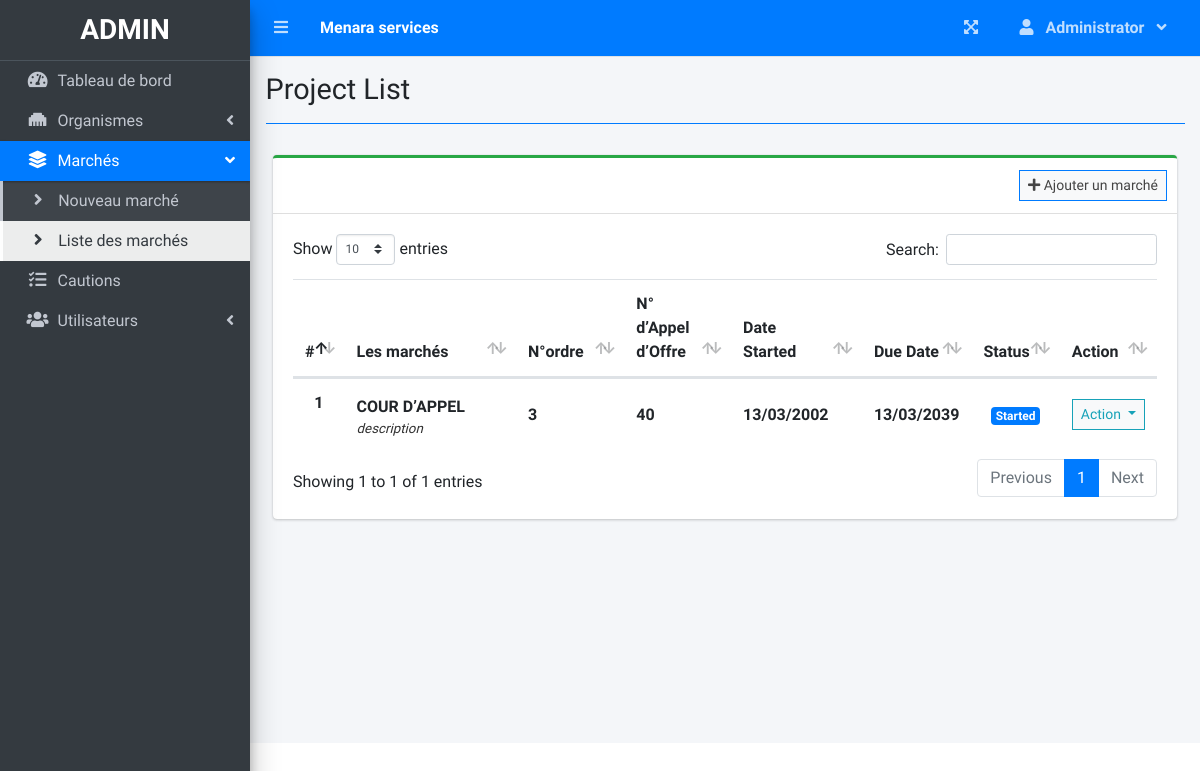
Page /index.php?page=project_list (signed in) on the earlier database version.
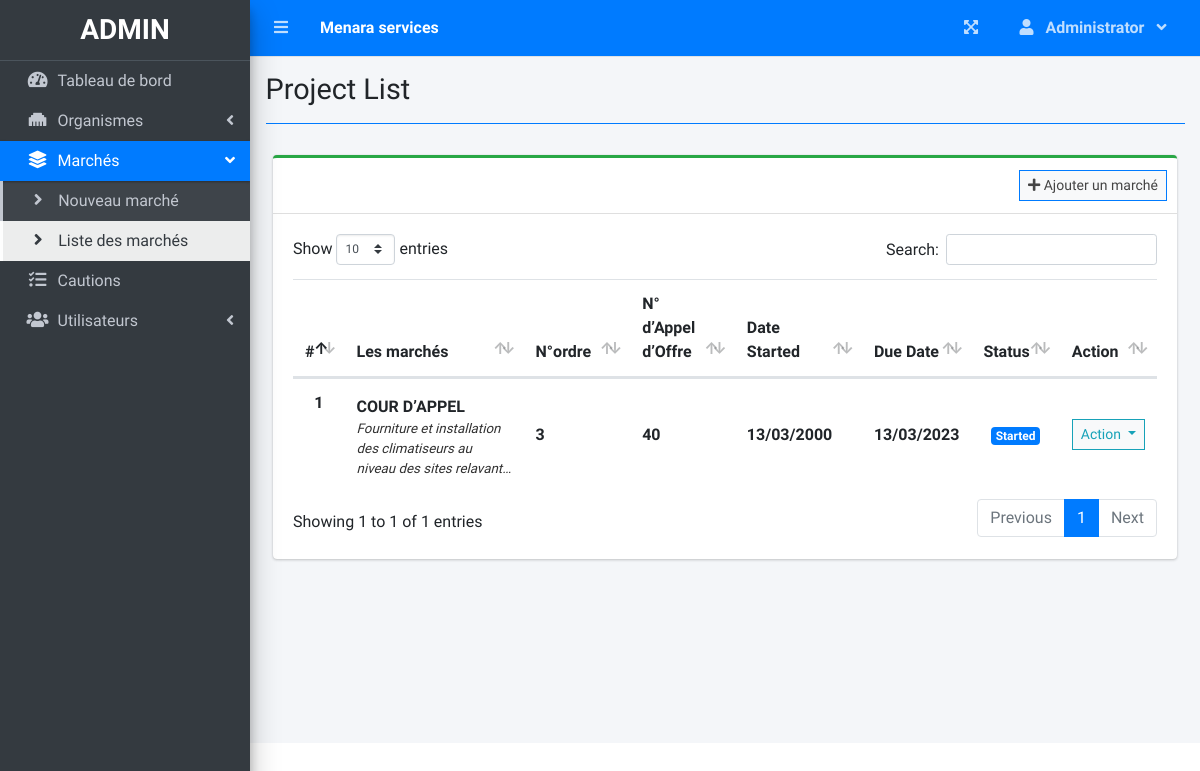
Same page on the later database version.
### tables this page shows
CREATE TABLE `project_list` (
  `id` int(30) NOT NULL,
  `name` varchar(255) NOT NULL,
  `description` text NOT NULL,
  `status` tinyint(2) NOT NULL,
  `start_date` date NOT NULL,
  `end_date` date NOT NULL,
  `manager_id` int(30) NOT NULL,
  `user_ids` text NOT NULL,
  `date_created` datetime NOT NULL DEFAULT current_timestamp(),
  `num_ordr` int(11) NOT NULL,
  `num_offr` varchar(20) NOT NULL,
  `ctn` float NOT NULL,
  `est` float NOT NULL,
  `est_min` float NOT NULL,
  `est_max` float NOT NULL,
  `ville` varchar(100) NOT NULL,
  `hr` time NOT NULL,
  `qc` varchar(255) NOT NULL,
  `org_id` text NOT NULL
);

CREATE TABLE `org` (
  `id` int(11) NOT NULL,
  `name` text NOT NULL,
  `email` varchar(255) NOT NULL,
  `num` varchar(100) NOT NULL
);

### project_list.php (the view, shortened to what this page needs)
<?php include'db_connect.php' ?>
<div class="col-lg-12">
	<div class="card card-outline card-success">
		<div class="card-header">
            <?php if($_SESSION['login_type'] != 3): ?>
			<div class="card-tools">
				<a class="btn btn-block btn-sm btn-default btn-flat border-primary" href="./index.php?page=new_project"><i class="fa fa-plus"></i> Ajouter un marché</a>
			</div>
            <?php endif;
			?>
		</div>
		<div class="card-body">
			<table class="table tabe-hover table-condensed" id="list">
				<colgroup>
					<col width="5%">
					<col width="35%">
					<col width="15%">
					<col width="15%">
					<col width="20%">
					<col width="10%">
				</colgroup>
				<thead>
					<tr>
						<th class="text-center">#</th>
						<th>Les marchés</th>
						<th>N°ordre</th>
						<th>N° d’Appel d’Offre</th>
						<th>Date Started</th>
						<th>Due Date</th>
						<th>Status</th>
						<th>Action</th>
					</tr>
				</thead>
				<tbody>
					<?php
					$i = 1;
					$stat = array("Pending","Started","On-Progress","On-Hold","Over Due","Done");
					$where = "";
					$qry = $conn->query("SELECT * FROM project_list $where order by name asc");
					while($row= $qry->fetch_assoc()):
						$org = $conn->query("SELECT *,name FROM org where id = " . $row['org_id']);
						$org = $org->num_rows > 0 ? $org->fetch_array() : array();
						$trans = get_html_translation_table(HTML_ENTITIES,ENT_QUOTES);
						unset($trans["\""], $trans["<"], $trans[">"], $trans["<h2"]);
						$desc = strtr(html_entity_decode($row['description']),$trans);
						$desc=str_replace(array("<li>","</li>"), array("",", "), $desc);
						$cprog = $conn->query("SELECT * FROM task_list where project_id = {$row['id']} and status = 3")->num_rows;
		                $prod = $conn->query("SELECT * FROM user_productivity where project_id = {$row['id']}")->num_rows;
						if($row['status'] == 0 && strtotime(date('d/m/Y')) >= strtotime($row['start_date'])):
						if($prod  > 0  || $cprog > 0)
		                  $row['status'] = 2;
		                else
		                  $row['status'] = 1;
						elseif($row['status'] == 0 && strtotime(date('d/m/Y')) > strtotime($row['end_date'])):
						$row['status'] = 4;
						endif;
					?>
					<tr>
						<th class="text-center"><?php echo $i++ ?></th>
						<td>
							<p><b><?php if(isset($org['id'])) : ?>
									<div class="d-flex align-items-center mt-1">
										<b><?php
										echo ucwords(html_entity_decode($org['name'])) ?></b>
									</div>
									<?php else: ?>
										<small><i>Organism Deleted from Database</i></small>
									<?php endif; ?>
								</b></p>
							<p class="truncate"><?php echo strip_tags($desc) ?></p>
						</td>
						<td>
							<p><b><?php echo ucwords($row['num_ordr']) ?></b></p>
						</td>
						<td>
							<p><b><?php echo ucwords($row['num_offr']) ?></b></p>
						</td>
						<td><b><?php echo date("d/m/Y",strtotime($row['start_date'])) ?></b></td>
						<td><b><?php echo date("d/m/Y",strtotime($row['end_date'])) ?></b></td>
						<td class="text-center">
							<?php
							  if($stat[$row['status']] =='Pending'){
							  	echo "<span class='badge badge-secondary'>{$stat[$row['status']]}</span>";
							  }elseif($stat[$row['status']] =='Started'){
							  	echo "<span class='badge badge-primary'>{$stat[$row['status']]}</span>";
							  }elseif($stat[$row['status']] =='On-Progress'){
							  	echo "<span class='badge badge-info'>{$stat[$row['status']]}</span>";
							  }elseif($stat[$row['status']] =='On-Hold'){
							  	echo "<span class='badge badge-warning'>{$stat[$row['status']]}</span>";
							  }elseif($stat[$row['status']] =='Over Due'){
							  	echo "<span class='badge badge-danger'>{$stat[$row['status']]}</span>";
							  }elseif($stat[$row['status']] =='Done'){
							  	echo "<span class='badge badge-success'>{$stat[$row['status']]}</span>";
							  }
							?>
						</td>
						<td class="text-center">
							<button type="button" class="btn btn-default btn-sm btn-flat border-info wave-effect text-info dropdown-toggle" data-toggle="dropdown" aria-expanded="true">
		                      Action
		                    </button>
						</td>
					</tr>
				<?php endwhile; ?>
				</tbody>
			</table>
		</div>
	</div>
</div>

### index.php (shortened to what this page needs)
<!DOCTYPE html>
<html lang="en">
<?php
	include 'header.php'
?>
<body class="hold-transition sidebar-mini layout-fixed layout-navbar-fixed layout-footer-fixed">
<div class="wrapper">
  <?php include 'topbar.php' ?>
  <?php include 'sidebar.php' ?>
  <div class="content-wrapper">
    <div class="content-header">
      <div class="container-fluid">
        <div class="row mb-2">
          <div class="col-sm-6">
            <h1 class="m-0"><?php echo $title ?></h1>
          </div>
        </div>
            <hr class="border-primary">
      </div>
    </div>
    <section class="content">
      <div class="container-fluid">
         <?php
            $page = isset($_GET['page']) ? $_GET['page'] : 'home';
            if(!file_exists($page.".php")){
                include '404.html';
            }else{
            include $page.'.php';
            }
          ?>
      </div>
    </section>
  </div>
</div>
</body>
</html>

### header.php (shortened to what this page needs)
<head>
  <?php
  $title = isset($_GET['page']) ? ucwords(str_replace("_", ' ', $_GET['page'])) : "Home";
  ?>
  <link rel="stylesheet" href="assets/plugins/fontawesome-free/css/all.min.css">
  <link rel="stylesheet" href="assets/plugins/overlayScrollbars/css/OverlayScrollbars.min.css">
  <link rel="stylesheet" href="assets/plugins/datatables-bs4/css/dataTables.bootstrap4.min.css">
  <link rel="stylesheet" href="assets/plugins/datatables-responsive/css/responsive.bootstrap4.min.css">
  <link rel="stylesheet" href="assets/plugins/datatables-buttons/css/buttons.bootstrap4.min.css">
  <link rel="stylesheet" href="assets/plugins/select2/css/select2.min.css">
  <link rel="stylesheet" href="assets/plugins/select2-bootstrap4-theme/select2-bootstrap4.min.css">
  <link rel="stylesheet" href="assets/plugins/sweetalert2-theme-bootstrap-4/bootstrap-4.min.css">
  <link rel="stylesheet" href="assets/plugins/toastr/toastr.min.css">
  <link rel="stylesheet" href="assets/plugins/dropzone/min/dropzone.min.css">
  <link rel="stylesheet" href="assets/dist/css/jquery.datetimepicker.min.css">
  <link rel="stylesheet" href="assets/plugins/icheck-bootstrap/icheck-bootstrap.min.css">
  <link rel="stylesheet" href="assets/plugins/bootstrap4-toggle/css/bootstrap4-toggle.min.css">
  <link rel="stylesheet" href="assets/dist/css/adminlte.min.css">
  <link rel="stylesheet" href="assets/dist/css/styles.css">
  <link rel="stylesheet" href="assets/plugins/summernote/summernote-bs4.min.css">
</head>

### topbar.php (shortened to what this page needs)
<nav class="main-header navbar navbar-expand navbar-primary navbar-dark ">
  <ul class="navbar-nav">
    <?php if(isset($_SESSION['login_id'])): ?>
    <li class="nav-item">
      <a class="nav-link" data-widget="pushmenu" href="" role="button"><i class="fas fa-bars"></i></a>
    </li>
  <?php endif; ?>
    <li>
      <a class="nav-link text-white"  href="./" role="button"> <large><b><?php echo $_SESSION['system']['name'] ?></b></large></a>
    </li>
  </ul>
  <ul class="navbar-nav ml-auto">
    <li class="nav-item">
      <a class="nav-link" data-widget="fullscreen" href="#" role="button">
        <i class="fas fa-expand-arrows-alt"></i>
      </a>
    </li>
   <li class="nav-item dropdown">
          <a class="nav-link"  data-toggle="dropdown" aria-expanded="true" href="javascript:void(0)">
            <span>
              <div class="d-felx badge-pill">
                <span class="fa fa-user mr-2"></span>
                <span><b><?php echo ucwords($_SESSION['login_firstname']) ?></b></span>
                <span class="fa fa-angle-down ml-2"></span>
              </div>
            </span>
          </a>
    </li>
  </ul>
</nav>

### sidebar.php (shortened to what this page needs)
<aside class="main-sidebar sidebar-dark-primary elevation-4">
  <div class="dropdown">
 	<a href="./" class="brand-link">
      <?php if($_SESSION['login_type'] == 1): ?>
      <h3 class="text-center p-0 m-0"><b>ADMIN</b></h3>
      <?php else: ?>
      <h3 class="text-center p-0 m-0"><b>USER</b></h3>
      <?php endif; ?>
  </a>
  </div>
  <div class="sidebar pb-4 mb-4">
    <nav class="mt-2">
      <ul class="nav nav-pills nav-sidebar flex-column nav-flat" data-widget="treeview" role="menu" data-accordion="false">
        <li class="nav-item dropdown">
          <a href="./" class="nav-link nav-home">
            <i class="nav-icon fas fa-tachometer-alt"></i>
            <p>
              Tableau de bord
            </p>
          </a>
        </li>
        <li class="nav-item">
          <a href="#" class="nav-link nav-org">
            <i class="nav-icon fas fa-ethernet "></i>
            <p>
              Organismes
              <i class="right fas fa-angle-left"></i>
            </p>
          </a>
        </li>
        <li class="nav-item">
          <a href="#" class="nav-link nav-edit_project nav-view_project">
            <i class="nav-icon fas fa-layer-group"></i>
            <p>
              Marchés
              <i class="right fas fa-angle-left"></i>
            </p>
          </a>
          <ul class="nav nav-treeview">
          <?php if($_SESSION['login_type'] != 3): ?>
            <li class="nav-item">
              <a href="./index.php?page=new_project" class="nav-link nav-new_project tree-item">
                <i class="fas fa-angle-right nav-icon"></i>
                <p>Nouveau marché</p>
              </a>
            </li>
          <?php endif; ?>
            <li class="nav-item">
              <a href="./index.php?page=project_list" class="nav-link nav-project_list tree-item">
                <i class="fas fa-angle-right nav-icon"></i>
                <p>Liste des marchés</p>
              </a>
            </li>
          </ul>
        </li>
        <li class="nav-item">
              <a href="./index.php?page=task_list" class="nav-link nav-task_list">
                <i class="fas fa-tasks nav-icon"></i>
                <p>Cautions</p>
              </a>
        </li>
        <?php if($_SESSION['login_type'] == 1): ?>
        <li class="nav-item">
          <a href="#" class="nav-link nav-edit_user">
            <i class="nav-icon fas fa-users"></i>
            <p>
              Utilisateurs
              <i class="right fas fa-angle-left"></i>
            </p>
          </a>
        </li>
      <?php endif; ?>
      </ul>
    </nav>
  </div>
</aside>

### project_list.php (style rules this page uses)
table p { margin: unset !important; }
table td { vertical-align: middle !important }

Differences in the rows shown:
changed project_list "COUR D’APPEL": description "description" → "Fourniture et installation des climatiseurs au niveau des sites…"; start_date "13/03/2002" → "13/03/2000"; end_date "13/03/2039" → "13/03/2023"
